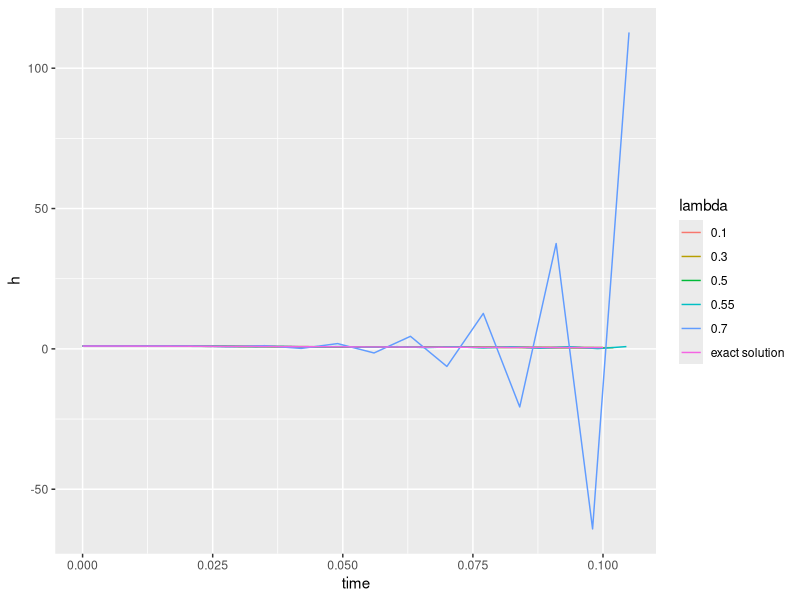

Write the R code that produced this figure.
#calculate alpha
dt <- 0.001 #s
#dx <- 10
dx <- 0.1
lambda <- 0.1
alpha <- lambda*(dx^2)/dt

##define parameters
#dx <- 10
dx <- 0.1
lambda <- 0.1
dt <- lambda*(dx^2)/alpha
L <- 1
nx <- (L/dx)+1

#define initial and boundary conditions
#H0 is the initial head
#H0 <- 16
H0 <- 1
Hf <- 0
totalt <- .1 #s
nend <- totalt/dt
f1 <- dt*alpha
# hold <- rep(NA,nx)
# hnew <- rep(NA,nx)

hold = matrix(rep(NA, (nx + 1)*(nend + 1)), ncol = nx + 1)
colnames(hold) = c(paste("node", 1:nx), "time")

hold[1,!(colnames(hold) == "time")] <- H0
hold[,1] <- Hf
hold[,nx] <- Hf
hold[,"time"] <- seq(0,nend)*dt

for(i in 2:(nend+1)){
  for(j in 2:(nx-1)){
    d2h <-(hold[i-1,j+1]-2*hold[i-1,j]+hold[i-1,j-1])/(dx*dx)
    hold[i,j] <- hold[i-1,j] + f1*d2h
  }
}


drainage <- function(alpha,L,dx,lambda,H0,Hf,totalt){
  
  dt <- lambda*(dx^2)/alpha
  nx <- (L/dx)+1
  nend <- ceiling(totalt/dt)
  f1 <- dt*alpha
  # hold <- rep(NA,nx)
  # hnew <- rep(NA,nx)
  
  hold = matrix(rep(NA, (nx + 1)*(nend + 1)), ncol = nx + 1)
  colnames(hold) = c(paste0("x=", seq(0,L,dx)), "time")
  
  hold[1,!(colnames(hold) == "time")] <- H0
  hold[,1] <- Hf
  hold[,nx] <- Hf
  hold[,"time"] <- seq(0,nend)*dt
  
  for(i in 2:(nend+1)){
    for(j in 2:(nx-1)){
      d2h <-(hold[i-1,j+1]-2*hold[i-1,j]+hold[i-1,j-1])/(dx*dx)
      hold[i,j] <- hold[i-1,j] + f1*d2h
    }
  }
  return(hold)
}

#calculate alpha
dt <- 0.001 #s
#dx <- 10
dx <- 0.1
lambda <- 0.1
alpha <- lambda*(dx^2)/dt

part_a_0.1 <- drainage(alpha=alpha,L=1,dx=0.1,lambda=0.1,H0=1,Hf=0,totalt=.1)
#tprint <- seq(0,100,5)/1000
#part_a_0.1[which(part_a_0.1[,"time"]%in%tprint),c("x=0.4","time")]
part_a_0.3 <- drainage(alpha=alpha,L=1,dx=0.1,lambda=0.3,H0=1,Hf=0,totalt=.1)
part_a_0.5 <- drainage(alpha=alpha,L=1,dx=0.1,lambda=0.5,H0=1,Hf=0,totalt=.1)
part_a_0.55 <- drainage(alpha=alpha,L=1,dx=0.1,lambda=0.55,H0=1,Hf=0,totalt=.1)
part_a_0.7 <- drainage(alpha=alpha,L=1,dx=0.1,lambda=0.7,H0=1,Hf=0,totalt=.1)

df_a_0.1 <- as.data.frame(part_a_0.1[,c("x=0.4","time")])
df_a_0.1$lambda <- 0.1
df_a_0.3 <- as.data.frame(part_a_0.3[,c("x=0.4","time")])
df_a_0.3$lambda <- 0.3
df_a_0.5 <- as.data.frame(part_a_0.5[,c("x=0.4","time")])
df_a_0.5$lambda <- 0.5
df_a_0.55 <- as.data.frame(part_a_0.55[,c("x=0.4","time")])
df_a_0.55$lambda <- 0.55
df_a_0.7 <- as.data.frame(part_a_0.7[,c("x=0.4","time")])
df_a_0.7$lambda <- 0.7
df_a_plot <- rbind.data.frame(df_a_0.1,df_a_0.3,df_a_0.5,df_a_0.55,
                              df_a_0.7)
names(df_a_plot)[[1]] <- "h"
exact <- data.frame(h=c(1.0000,1.0000,0.9953,0.9785,0.9518,0.9192,0.8832,
                        0.8461,0.8088,0.7721,0.7363,0.7018,0.6686,0.6368,
                        0.6063,0.5773,0.5496,0.5232,0.4981,0.4741,0.4513),
                    time=seq(0,100,5)/1000,
                    lambda="exact solution")
df_a_plot <- rbind.data.frame(df_a_plot,exact)
df_a_plot$lambda <- factor(df_a_plot$lambda)

library(ggplot2)
b_plot <- ggplot(df_a_plot)+geom_line(aes(x=time,y=h,color=lambda))

# for(i in 1:nx){
#   hold[[i]] <- H0
#   hnew[[i]] <- H0
# } 
#  hold[[nx]] <- 11
#  hnew[[nx]] <- 11
# 
#  
#  for(j in 1:nend){
#    for(k in 2:nlx){
#      f1 <- dt*t/S
#      d2h <-(hold[[k+1]]-2*hold[[k]]+hold[[k-1]])/(dx*dx)
#      hnew[[k]] <- hold[[k]]+(f1*d2h)
#    }
#    for(l in 1:nlx){
#      hold[[l]] <- hnew[[l]]
#    }
#  }